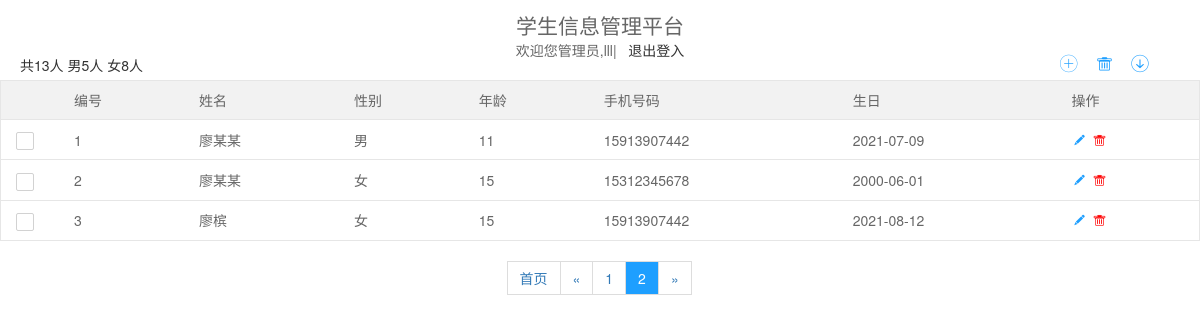
Screenshot of /?page=2 (signed in) with the database file from the repository.
### tables this page shows
CREATE TABLE IF NOT EXISTS `stuinfo` (
  `id` int(11) NOT NULL AUTO_INCREMENT,
  `name` varchar(5) DEFAULT NULL,
  `sex` char(1) DEFAULT NULL,
  `age` int(11) DEFAULT NULL,
  `phone_number` char(11) DEFAULT NULL,
  `birthday` date NOT NULL,
  `time` timestamp NOT NULL DEFAULT CURRENT_TIMESTAMP ON UPDATE CURRENT_TIMESTAMP,
  `student_id` int(100) NOT NULL,
  PRIMARY KEY (`id`),
  KEY `student_id` (`student_id`)
);

### index.php (the view, shortened to what this page needs)
<?php
	include 'php/conn.php';
	$sql = 'SELECT * FROM stuinfo;';
	$result = mysqli_query($link,$sql);
	$arr = mysqli_fetch_all($result,MYSQLI_ASSOC);
	$count = count($arr);
	$sex = '';
	for($i = 0; $i < count($arr); $i++){
		$sex .=  $arr[$i]['sex'];
	}
	$man = substr_count($sex,'男');
	$woman = substr_count($sex,'女');
	$pages = ceil($count/10);
	$page = isset($_GET['page'])?$_GET['page']:1;
	$starRow = ($page-1)*10;
	$sql2 = "select  *  from  stuinfo  limit  ".$starRow.",  15;";
	$result2 = mysqli_query($link,$sql2);
	$arr2 = mysqli_fetch_all($result2,MYSQLI_ASSOC);
?>
<!DOCTYPE html>
<html lang="zh">
<head>
	<link rel="stylesheet" href="layui/css/layui.css"/>
	<link rel="stylesheet" href="css/index.css"/>
</head>
<body>
	<table class="layui-table" lay-skin="line"  id="tableExcel">
		<caption style="text-align:center">
			<h2>学生信息管理平台</h2>欢迎您管理员,<?php echo $_SESSION['name'];?>|&nbsp;&nbsp;&nbsp;<a href="javascript:;" class="logout">退出登入</a>
			<div class="btn_left">
				<a>
					共<?php echo $count;?>人
				</a>
				<a>
					男<?php echo $man;?>人
				</a>
				<a>
					女<?php echo $woman;?>人
				</a>
			</div>
			<div class="btn_right">
				<a title="添加学生" class="add_btn" onclick="show(this.getAttribute('title'),'add.php')">
					<i class="layui-icon layui-icon-add-circle-fine"></i>
				</a>&nbsp;&nbsp;
				<a title="删除学生" class="many_del">
					<i class="layui-icon layui-icon-delete"></i>
				</a>&nbsp;&nbsp;
				<a title="点击下载" class="download" id="export">
					<i class="layui-icon layui-icon-download-circle"></i>
				</a>
			</div>
		</caption>
		<thead>
			<tr>
				<th width="20"></th>
				<th>编号</th>
				<th>姓名</th>
				<th>性别</th>
				<th>年龄</th>
				<th>手机号码</th>
				<th>生日</th>
				<th>操作</th>
			</tr>
		</thead>
		<tbody>
		<?php for($i = 0; $i < count($arr2); $i++){?>
			<tr>
				<td>
					<form class="layui-form" action="">
					</form>
				</td>
				<td><?php echo $i+1;?></td>
				<td><?php echo $arr2[$i]['name'];?></td>
				<td><?php echo $arr2[$i]['sex'];?></td>
				<td><?php echo $arr2[$i]['age'];?></td>
				<td><?php echo $arr2[$i]['phone_number'];?></td>
				<td><?php echo $arr2[$i]['birthday'];?></td>
				<td>
					<a title="修改" href="javascript:;" onclick="show('修改信息','update.php?id=<?php echo $arr2[$i]['id'];?>')"><i class="layui-icon layui-icon-edit" style="color: #1E9FFF;"></i></a>
					<a title="删除" class="single_del" href="javascript:;"><i class="layui-icon layui-icon-delete" style="color: red;"></i> </a>
				</td>
			</tr>
		<?php } ?>
		</tbody>
	</table>
	<div id="page" style="margin:0 auto">
		<ul class="pagination">
			<?php
				if($page == 1){
					echo '<li><span>&laquo;</span></li>';
				}else {
					echo "<li><a title='首页' href='./?page=1'>首页</a></li>";
					echo "<li><a title='上一页' href='./?page=".($page-1)."' disabled>&laquo;</a></li>";
				}
				if($page<=$pages){
					$start = 1;
					$end = $pages;
				}
				for($i = $start; $i <= $end; $i++){
					echo "<li>";
					if($i==$page){
						echo "<span class='active'>$i</span>";
					}else {
						echo "<a href='?page=$i'>$i</a>";
					}
				}
				if($page < $pages){
					echo "<li><a title='下一页' href='./?page=".($page+1)."'>&raquo;</a></li>";
					echo "<li><a title='尾页' href='./?page=".$pages."'>尾页</a></li>";
				}else {
					echo '<li><span>&raquo;</span></li>';
				}
			?>
		</ul>
	</div>
</body>
</html>

### layui/css/layui.css (style rules this page uses)
h1,h2,h3,h4,h5,h6 { font-weight:400 }
.layui-btn,.layui-disabled,.layui-icon,.layui-unselect { -moz-user-select:none;-webkit-user-select:none;-ms-user-select:none }
blockquote,body,button,dd,div,dl,dt,form,h1,h2,h3,h4,h5,h6,input,li,ol,p,pre,td,textarea,th,ul { margin:0;padding:0;-webkit-tap-highlight-color:rgba(0,0,0,0) }
li { list-style:none }
table { border-collapse:collapse;border-spacing:0 }
body { line-height:24px;font:14px Helvetica Neue,Helvetica,PingFang SC,Tahoma,Arial,sans-serif }
a { color:#333;text-decoration:none }
.layui-icon { font-family:layui-icon!important;font-size:16px;font-style:normal;-webkit-font-smoothing:antialiased;-moz-osx-font-smoothing:grayscale }
.layui-icon-download-circle:before { content:"\e601" }
.layui-icon-edit:before { content:"\e642" }
.layui-icon-add-circle-fine:before { content:"\e608" }
.layui-icon-delete:before { content:"\e640" }
.layui-table,.layui-table-view { margin:10px 0 }
.layui-table { width:100%;background-color:#fff;color:#666 }
.layui-table tr { transition:all .3s;-webkit-transition:all .3s }
.layui-table th { text-align:left;font-weight:400 }
.layui-table tbody tr:hover,.layui-table thead tr,.layui-table-click,.layui-table-header,.layui-table-hover,.layui-table-mend,.layui-table-patch,.layui-table-tool,.layui-table-total,.layui-table-total tr,.layui-table[lay-even] tr:nth-child(even) { background-color:#f2f2f2 }
.layui-table td,.layui-table th,.layui-table-col-set,.layui-table-fixed-r,.layui-table-grid-down,.layui-table-header,.layui-table-page,.layui-table-tips-main,.layui-table-tool,.layui-table-total,.layui-table-view,.layui-table[lay-skin=line],.layui-table[lay-skin=row] { border-width:1px;border-style:solid;border-color:#e6e6e6 }
.layui-table td,.layui-table th { position:relative;padding:9px 15px;min-height:20px;line-height:20px;font-size:14px }
.layui-table[lay-skin=line] td,.layui-table[lay-skin=line] th { border-width:0 0 1px }

### css/index.css (style rules this page uses)
.btn_right { position: absolute; right: 50px; bottom: -15px; }
.btn_left { position: absolute; left: 20px; bottom: -15px; }
caption { position: relative }
caption a { cursor: pointer; }
caption { margin-bottom: 20px; margin-top: 10px; }
caption i { color: #1E9FFF; font-size: 20px !important; }
.pagination { display: inline-block; padding-left: 0; margin: 20px 0; border-radius: 4px; }
.pagination>li { display: inline; }
.pagination>li .active { background: #1E9FFF; color: #fff }
.pagination>li>a, .pagination>li>span { position: relative; float: left; padding: 6px 12px; margin-left: -1px; line-height: 1.42857143; color: #337ab7; text-decoration: none; background-color: #fff; border: 1px solid #ddd; }
.pagination>li>span { cursor: not-allowed; }
.layui-table { width: 1200px; margin: 0 auto; }

### rows the page displays
stuinfo: name "廖某某", sex "男", age "11", phone_number "15913907442", birthday "2021-07-09"
stuinfo: name "廖某某", sex "女", age "15", phone_number "15312345678", birthday "2000-06-01"
stuinfo: name "廖槟", sex "女", age "15", phone_number "15913907442", birthday "2021-08-12"

### other values shown
$_SESSION['name'] "lll"
$count "13"
$man "5"
$woman "8"
